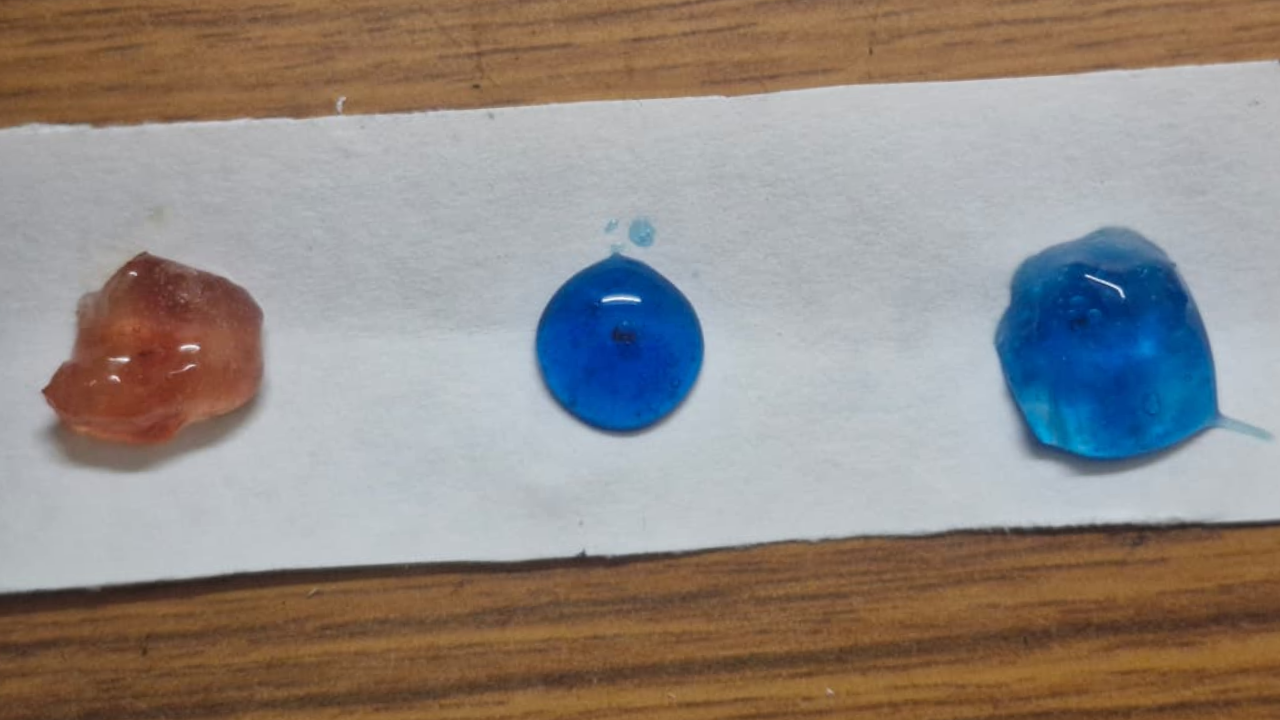
#> input picture test_image.png, 1280 x 720 px
$ python color_extractor.py ../test_image.png
#> lines starting #> are read from the running program, lines starting #| are printed output that depends on the picture
import cv2
import numpy as np
import json
import sys
import os

# --- CONSTANTS AND CONFIG LOADING ---

# Default values
BCG_HUE_FRESH = 75
BCG_HUE_SPOILED = 215
BTB_HUE_FRESH = 220
BTB_HUE_SPOILED = 55
KMNO4_HUE_FRESH = 310      # magenta (fresh)
KMNO4_HUE_SPOILED = 25     # brown (spoiled)
BORDER_TRIM = 5

BASE_DIR = os.path.dirname(os.path.abspath(__file__))

def load_score_config():
    path = os.path.join(BASE_DIR, "score_config.json")
    if os.path.exists(path):
        try:
            with open(path, "r") as f:
#> (reads model/score_config.json from the repository)
                return json.load(f)
        except Exception:
            pass
    return None

SCORE_CONFIG = load_score_config()

if SCORE_CONFIG:
    BCG_HUE_FRESH = SCORE_CONFIG.get("BCG", {}).get("hue_fresh", BCG_HUE_FRESH)
    BCG_HUE_SPOILED = SCORE_CONFIG.get("BCG", {}).get("hue_spoiled", BCG_HUE_SPOILED)
    BTB_HUE_FRESH = SCORE_CONFIG.get("BTB", {}).get("hue_fresh", BTB_HUE_FRESH)
    BTB_HUE_SPOILED = SCORE_CONFIG.get("BTB", {}).get("hue_spoiled", BTB_HUE_SPOILED)
    KMNO4_HUE_FRESH = SCORE_CONFIG.get("KMNO4", {}).get("hue_fresh", KMNO4_HUE_FRESH)
    KMNO4_HUE_SPOILED = SCORE_CONFIG.get("KMNO4", {}).get("hue_spoiled", KMNO4_HUE_SPOILED)

def get_status(score):
    if score < 0.3:
        return "FRESH"
    elif score <= 0.7:
        return "SPOILING"
    else:
        return "SPOILED"

# --- CORE FUNCTION ---

def extract_colors(image: np.ndarray) -> dict:
    """
    Crops sticker ROIs, extracts median color features, and computes spoilage scores.
    """
    # Load sticker_config.json
    sticker_config = None
    path = os.path.join(BASE_DIR, "sticker_config.json")
    if os.path.exists(path):
        try:
            with open(path, "r") as f:
                sticker_config = json.load(f)
        except Exception:
            pass

    if not sticker_config:
        return {}

    results = {}

    for name in ["KMNO4", "BCG", "BTB"]:
        if name not in sticker_config:
            continue

        cfg = sticker_config[name]
        x1, y1, x2, y2 = cfg["x1"], cfg["y1"], cfg["x2"], cfg["y2"]

        # 1. Crop ROI
        roi = image[y1:y2, x1:x2]
        if roi.size == 0:
            continue

        # 2. Trim BORDER_TRIM pixels
        h, w = roi.shape[:2]
        t = BORDER_TRIM
        if h > 2*t and w > 2*t:
            roi_trimmed = roi[t:h-t, t:w-t]
        else:
            roi_trimmed = roi  # Too small to trim

        # 3. Convert to HSV and LAB
        hsv_roi = cv2.cvtColor(roi_trimmed, cv2.COLOR_BGR2HSV)
        lab_roi = cv2.cvtColor(roi_trimmed, cv2.COLOR_BGR2Lab)

        # 4. Compute Median Pixel
        # Reshape to (N, 3) to compute median along axis 0
        bgr_median = np.median(roi_trimmed.reshape(-1, 3), axis=0)
        hsv_median = np.median(hsv_roi.reshape(-1, 3), axis=0)
        lab_median = np.median(lab_roi.reshape(-1, 3), axis=0)

        # Extract values
        B, G, R = bgr_median
        H, S, V = hsv_median
        L_star, a_star, b_star = lab_median

        # Hue conversion (OpenCV 0-180 -> 0-360)
        H_360 = H * 2.0

        # 5. Compute Spoilage Score
        spoilage_score = 0.0
        if name == "BCG":
            denom = (BCG_HUE_SPOILED - BCG_HUE_FRESH)
            val = (H_360 - BCG_HUE_FRESH) / denom if denom != 0 else 0
            spoilage_score = float(np.clip(val, 0, 1))

        elif name == "BTB":
            denom = (BTB_HUE_FRESH - BTB_HUE_SPOILED)
            val = (H_360 - BTB_HUE_SPOILED) / denom if denom != 0 else 0
            spoilage_score = float(1.0 - np.clip(val, 0, 1))

        elif name == "KMNO4":

            def circular_hue_distance(a, b):
                """Calculate shortest angular distance between two hues (0-360)."""
                d = abs(a - b)
                return min(d, 360 - d)

            total_range = circular_hue_distance(KMNO4_HUE_FRESH, KMNO4_HUE_SPOILED)
            current_distance = circular_hue_distance(H_360, KMNO4_HUE_FRESH)

            spoilage_score = float(np.clip(current_distance / total_range, 0, 1))

        results[name] = {
            "R": float(R), "G": float(G), "B": float(B),
            "H": float(H_360),
            "S": float(S), "V": float(V),
            "L_star": float(L_star), "a_star": float(a_star), "b_star": float(b_star),
            "spoilage_score": spoilage_score
        }
        try:
            from app.config import settings
            debug_logging = settings.DEBUG_LOGGING
        except ImportError:
            debug_logging = False

        if debug_logging:
            print(f"\n=== {name} data ===")
            print(f"BGR: {B}, {G}, {R}")
            print(f"HSV: H={H_360:.1f}, S={S}, V={V}")
            print(f"LAB: L={L_star}, a={a_star}, b={b_star}")
            print(f"Spoilage Score: {spoilage_score:.3f}")

    return results

# --- MAIN BLOCK ---

if __name__ == "__main__":
    if len(sys.argv) < 2:
        print("Usage: python color_extractor.py <image_path>")
        sys.exit(1)

    img_path = sys.argv[1]
    if not os.path.exists(img_path):
        print(f"Error: {img_path} not found.")
        sys.exit(1)

    img = cv2.imread(img_path)
#> img is the input picture: shape (720, 1280, 3); mean B, G, R 133.7, 139, 146.9
    if img is None:
        print(f"Error: Could not load image {img_path}.")
        sys.exit(1)

    results = extract_colors(img)
#> (reads model/sticker_config.json from the repository)
#> the loop in extract_colors, `for name in ["KMNO4", "BCG", "BTB"]:` made 1 pass
#> (B, G, R, H, S, V, L_star, a_star) on pass 1: (175, 171, 170, 101, 12, 175, 178, 128)
#> pass 1, in extract_colors, `roi = image[y1:y2, x1:x2]`:
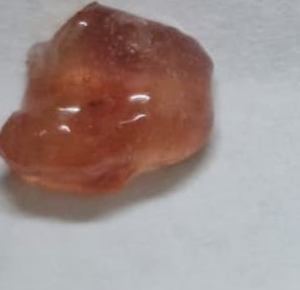
#> roi: shape (290, 300, 3); mean B, G, R 137.6, 141.4, 159.4
#> pass 1, in extract_colors, `roi_trimmed = roi[t:h-t, t:w-t]`:
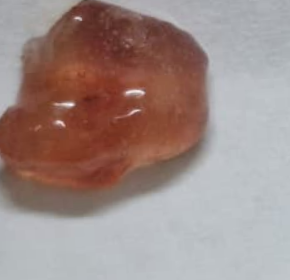
#> roi_trimmed: shape (280, 290, 3); mean B, G, R 134.6, 138.8, 158.3
#> after the loop in extract_colors, `for name in ["KMNO4", "BCG", "BTB"]:`: results = 1 item
#> (the run stopped early here; a loop or call above may not have finished)
